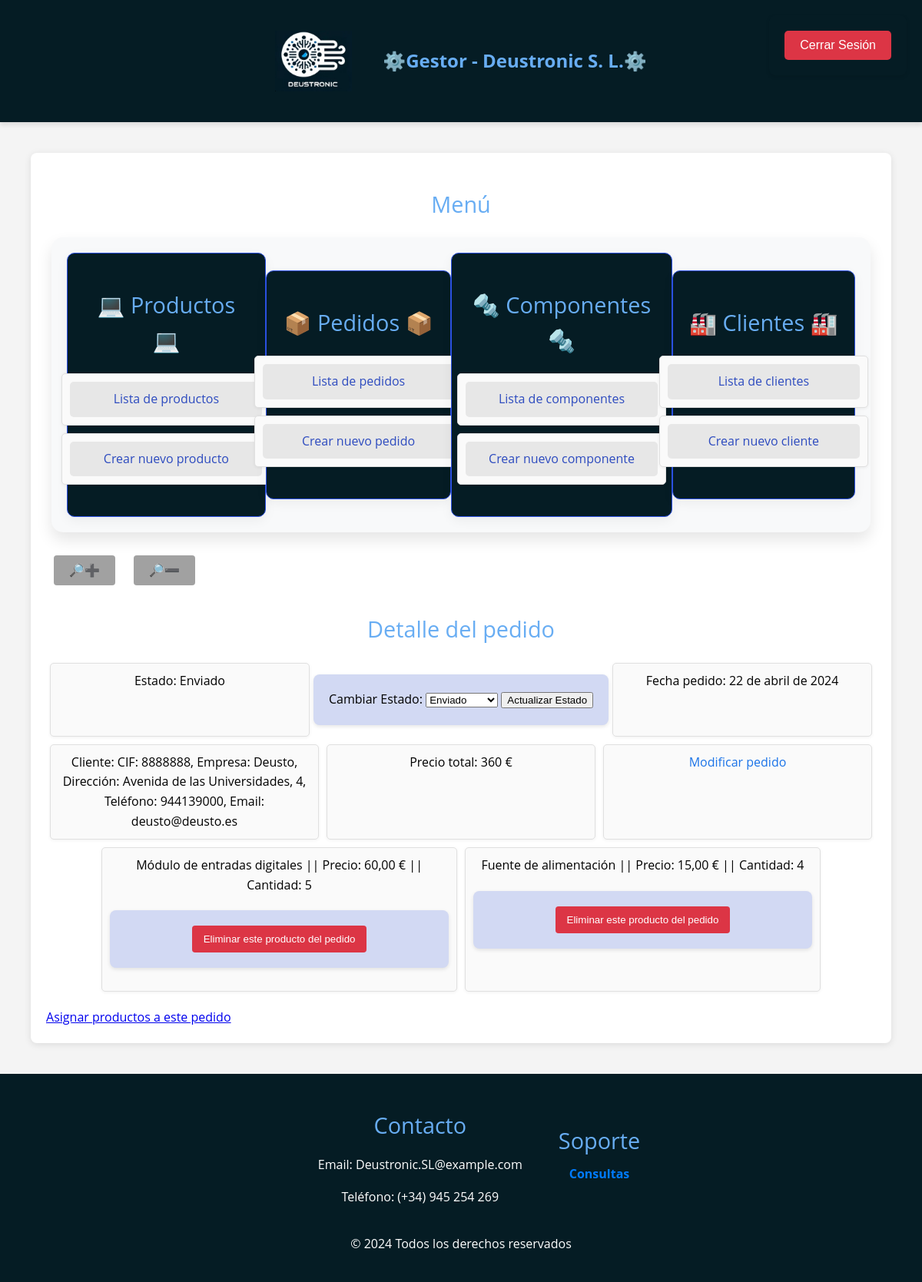
/appDjango/pedidos/27 (signed in), run on the app's committed database.
### appDjango/models.py (models this page shows, shortened)
class Pedido(models.Model):
    referencia_pedido = models.AutoField(primary_key=True)
    fecha_pedido = models.DateField()
    cif_cliente = models.ForeignKey(Cliente, on_delete=models.CASCADE)
    precio_total = models.DecimalField(max_digits=10, decimal_places=2, default=0.0)
    ESTADO_CHOICES = [
        ("Pendiente", "Pendiente"),
        ("En proceso", "En proceso"),
        ("Enviado", "Enviado"),
        ("Completado", "Completado")
    ]
    estado = models.CharField(max_length=20, choices=ESTADO_CHOICES, default='Pendiente')
    class Meta:
        verbose_name_plural = "Pedidos"
        verbose_name = "Pedido"
        ordering = ["fecha_pedido"]

class Cliente(models.Model):
    cif_cliente = models.CharField(max_length=100, primary_key=True)
    nombre_empresa_cliente = models.CharField(max_length=255)
    direccion_cliente = models.CharField(max_length=255)
    telefono_cliente = models.IntegerField()
    email_cliente = models.EmailField()
    def __str__(self):
        return (f"CIF: {self.cif_cliente}, Empresa: {self.nombre_empresa_cliente}, Dirección: {self.direccion_cliente},"
                f" Teléfono: {self.telefono_cliente}, Email: {self.email_cliente}")
    class Meta:
        verbose_name_plural = "Clientes"
        verbose_name = "Cliente"
        ordering = ["cif_cliente"]

class Contenidopedido(models.Model):
    referencia_pedido = models.ForeignKey(Pedido, on_delete=models.CASCADE)
    referencia_producto = models.ForeignKey(Producto, on_delete=models.CASCADE)
    cantidad_producto = models.IntegerField()
    class Meta:
        ordering = ["referencia_pedido"]

class Producto(models.Model):
    referencia_producto = models.AutoField(primary_key=True)
    nombre_producto = models.CharField(max_length=255)
    precio_producto = models.DecimalField(max_digits=10, decimal_places=2)
    descripcion_producto = models.TextField()
    categoria_producto = models.CharField(max_length=100)
    class Meta:
        verbose_name_plural = "Productos"
        verbose_name = "Producto"
        ordering = ["nombre_producto"]

### appDjango/views.py (the view)
# urls.py: path('pedidos/<int:pk>', PedidoDetailView.as_view(), name='pedidos_show'),
class PedidoDetailView(LoginRequiredMixin, DetailView):
    model = Pedido
    def get_context_data(self, **kwargs):
        context = super().get_context_data(**kwargs)
        pedido = self.object
        precio_total = pedido.contenidopedido_set.annotate(
            precio_total_producto=F('referencia_producto__precio_producto') * F('cantidad_producto')
        ).aggregate(total=Sum('precio_total_producto'))['total']
        pedido.precio_total = precio_total or 0  # si no hay productos asociados precio total=0
        pedido.save()
        return context

### templates/appDjango/pedido_detail.html (shortened to what this page needs)
{% extends 'base.html' %}
{% block contenido %}
    <h2>Detalle del pedido</h2>
    {% if object %}
        <ul>
            <li>Estado: <span id="estado-pedido" class="{{ object.estado }}">{{ object.get_estado_display }}</span></li>
            <form id="form-estado" method="post" action="{% url 'actualizar_estado_pedido' pedido.pk %}">
                <label for="estado">Cambiar Estado:</label>
                <select name="estado" id="estado">
                    {% for estado in object.ESTADO_CHOICES %}
                        <option value="{{ estado.0 }}"
                                {% if object.estado == estado.0 %}selected{% endif %}>{{ estado.1 }}</option>
                    {% endfor %}
                </select>
                <button type="submit" id="btn-actualizar">Actualizar Estado</button>
            </form>
            <li>Fecha pedido: {{ object.fecha_pedido }}</li>
            <li>Cliente: {{ object.cif_cliente }}</li>
            <li>Precio total: {{ object.precio_total }} €</li>
            <li><a href="{% url 'pedido_update' object.pk %}">Modificar pedido</a></li>
            <ul>
                {% for producto_pedido in object.contenidopedido_set.all %}
                    <li>
                        {{ producto_pedido.referencia_producto.nombre_producto }} ||
                        Precio: {{ producto_pedido.referencia_producto.precio_producto }} € ||
                        Cantidad: {{ producto_pedido.cantidad_producto }}
                        <form action="{% url 'eliminar_producto_pedido' pedido.pk %}" method="post">
                            <button type="submit" class="boton-borrar">Eliminar este producto del pedido</button>
                        </form>
                    </li>
                {% endfor %}
            </ul>
        </ul>
        <a href="{% url 'asignar_productos_pedido' pk_pedido=object.pk %}">Asignar productos a este pedido</a>
    {% else %}
        <p>No existe este pedido.</p>
    {% endif %}
{% endblock %}

### static/css/estilos.css (style rules this page uses)
body { font-family: 'Open Sans', Arial, sans-serif; background-color: #f4f4f4; color: black; line-height: 1.6; margin: 0; padding: 0; }
h1, h2 { color: #68adf3; font-weight: normal; }
h2 { font-size: 1.8rem; margin-bottom: 0.5rem; text-align: center; }
ul { list-style: none; padding: 0; display: flex; flex-wrap: wrap; justify-content: center; }
ul li { background-color: #fafafa; border: 1px solid #e0e0e0; border-radius: 5px; padding: 10px; box-shadow: 0 1px 4px rgba(0, 0, 0, 0.06); margin: 5px; text-align: center; flex: 1 0 250px; }
ul li a { color: #1a73e8; text-decoration: none; }
form { margin: 20px auto; padding: 20px; background-color: #d2d9f3; border-radius: 8px; box-shadow: 0 2px 5px rgba(0, 0, 0, 0.1); }
button.boton-borrar { background-color: #dc3545; color: white; border: none; border-radius: 4px; padding: 10px 15px; cursor: pointer; transition: background-color 0.3s; box-sizing: border-box; }

### data on the page
Pedido: estado "Enviado", fecha_pedido "22 de abril de 2024", cif_cliente "CIF: 8888888, Empresa: Deusto, Dirección: Avenida de las Universidades, 4, Teléfono: 944139000, Email: deusto@deusto.es", precio_total "360"
Contenidopedido: referencia_producto.nombre_producto "Módulo de entradas digitales", referencia_producto.precio_producto "60,00", cantidad_producto "5"
Contenidopedido: referencia_producto.nombre_producto "Fuente de alimentación", referencia_producto.precio_producto "15,00", cantidad_producto "4"
